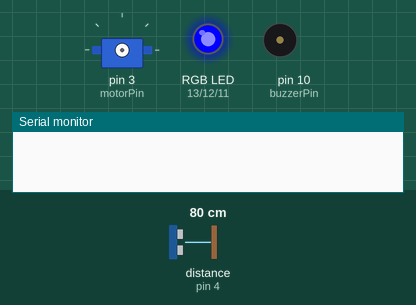
This sketch was run on a simulated Arduino Uno, built with avr-gcc and run on an emulated ATmega328P. Shown: servo, an RGB LED mixed from three pins (HIGH = lit), buzzer (waves = sounding, pin HIGH), the last lines printed to the serial monitor. Wiring (inferred from the names in the program): ultrasonic range finder: trigger pin 5; echo pin 4. The inputs (shaded band) are chosen by the test bench; at power-on: distance to the obstacle (sensor on pin 4) 80 cm. The echo pulse lasts 58.3 µs per cm; pins used as bus, display or sensor lines are not drawn.

Above: at 0.01 s.
At 1.3 s:
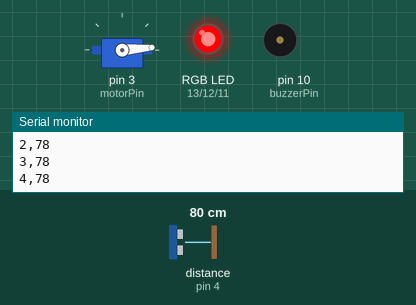
1.4 s: distance to the obstacle (sensor on pin 4) set to 60 cm
At 4.29 s:
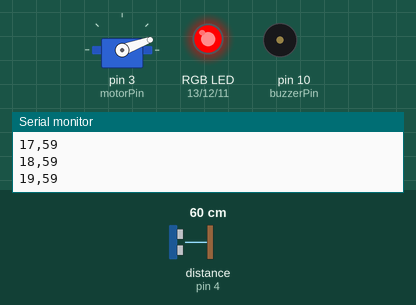
Timing chart, 0 to 14.0 s (numbered marks = the images above; inputs shaded):
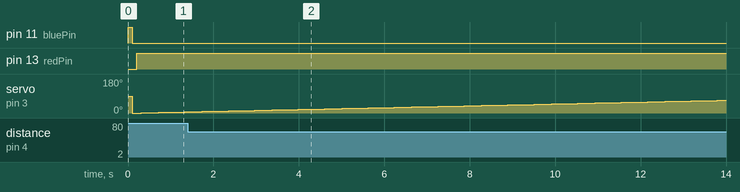

The sketch:

Radar.ino
```cpp
#include <Servo.h>

#define redPin    13
#define greenPin  12
#define bluePin   11

#define buzzerPin 10

#define trigPin   5
#define echoPin   4

#define motorPin 3

#define DEBUG // Reduced rotation angle and mimics stand by
#define NO_PHONE // For testing without reading any serial input

#define soundConstant 0.034

Servo motor;
int cmDistance;
int rotateAngle = 0;
char standByVal = '1'; // MIT App Inventor will send '0' to pause radar

void setup()
{
/*
 * If DEBUG Below macro will simulate
 * 1 second stand by on start
 */
  #ifdef DEBUG
    analogWrite(bluePin, 255);
    delay(100);
    analogWrite(bluePin, 0);
  #endif

  // For real world problems
  #ifdef DEBUG
    #define ROTATE_ANGLE 180
  #else
    #define ROTATE_ANGLE 360
  #endif

  motor.attach(motorPin);
  pinMode(redPin, OUTPUT);
  pinMode(greenPin, OUTPUT);
  pinMode(bluePin, OUTPUT);

  pinMode(buzzerPin, OUTPUT);

  pinMode(trigPin, OUTPUT);
  pinMode(echoPin, INPUT);

  pinMode(LED_BUILTIN, OUTPUT);
  Serial.begin(9600);
}

void loop()
{
  #ifndef NO_PHONE
    if(Serial.available() > 0) // Todo Change Serial? For both read and write
      standByVal = Serial.read();
  #endif

  for (rotateAngle = 0; rotateAngle <= ROTATE_ANGLE; rotateAngle++)
    mainEvent();

  for (rotateAngle = ROTATE_ANGLE; rotateAngle >= 0; rotateAngle--)
    mainEvent();
}

int distCalc()
{
  long timeVal;
  digitalWrite(trigPin, LOW);
  delayMicroseconds(2);
  digitalWrite(trigPin, HIGH);
  delayMicroseconds(10);
  digitalWrite(trigPin, LOW);

  timeVal = pulseIn(echoPin, HIGH);

  cmDistance = timeVal * soundConstant / 2;

  return cmDistance;
}

void ledRedOrGreen(void)
{
  if (objectInRange())
    rgbColor(255, 0, 0);
  else
    rgbColor(0, 255, 0);
     delay(100);

}

void rgbColor(int red, int green, int blue)
{
  analogWrite(redPin, red);
  analogWrite(greenPin, green);
  analogWrite(bluePin, blue);
}

void buzzOrNot(int cmDistance)
{
   if (objectInRange())
    tone(buzzerPin, 220, 100); // TOOD find good tone
}

void standBy()
{
  analogWrite(bluePin, 255);
  while(1)
  {
    if(standByVal == '0')
      break;

    delay(300);
  }
  analogWrite(bluePin, 0);
}

void builtinLed()
{
  if (objectInRange()) // Out of Range
    digitalWrite(LED_BUILTIN, HIGH);
  else
    digitalWrite(LED_BUILTIN, LOW);

}

inline boolean objectInRange()
{
  return cmDistance < 320; // TODO Find Real Life Value for 320
}

void mainEvent()
{
  motor.write(rotateAngle);
  delay(100); // TODO Find more consistent value
  distCalc();
  ledRedOrGreen();
  builtinLed();
  #ifndef DEBUG
    buzzOrNot(cmDistance);
  #endif
  #ifndef NO_PHONE
    standBy();
  #endif
  // if (objectInRange()) // TODO Only send when object detected
  send_packet();
}

/*                          Packet Format
 *                       |-----------------|
 *                       | Angle           |
 *                       | ,               |
 *                       | Object Distance |
 *                       | \n              |
 *                       |-----------------|
 *
 * Using Serial.print because it's easier to handle with ascii.
 * When implementing drawRedDot this could be harder.
 * Also printing is better for logging, and debugging from monitor.
 */

void send_packet()// TODO Maybe encapsulate with a struct
{
  Serial.print(rotateAngle);
  Serial.print(",");
  Serial.println(cmDistance);// println adds \n for indicating one packet has been sent
}
```
